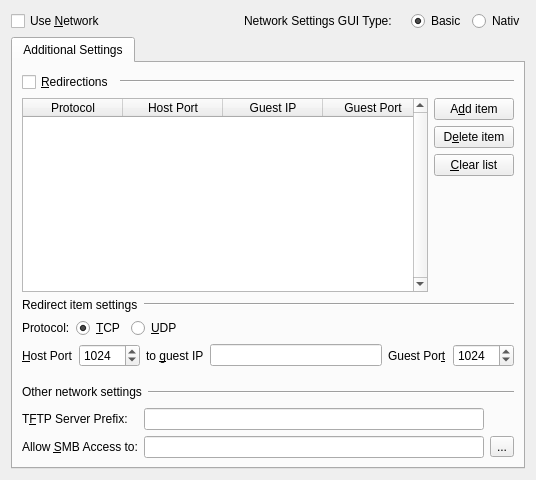
          <widget class="QWidget" name="Tab_Network">
           <attribute name="title">
            <string>Network</string>
           </attribute>
           <layout class="QGridLayout" name="gridLayout_20">
            <item row="0" column="0">
             <widget class="QWidget" name="Widget_Use_Network" native="true">
              <layout class="QHBoxLayout" name="horizontalLayout_5">
               <property name="margin">
                <number>0</number>
               </property>
               <item>
                <widget class="QCheckBox" name="CH_Use_Network">
                 <property name="text">
                  <string>Use &amp;Network</string>
                 </property>
                </widget>
               </item>
               <item>
                <spacer name="horizontalSpacer_22">
                 <property name="orientation">
                  <enum>Qt::Horizontal</enum>
                 </property>
                 <property name="sizeHint" stdset="0">
                  <size>
                   <width>132</width>
                   <height>20</height>
                  </size>
                 </property>
                </spacer>
               </item>
               <item>
                <widget class="QWidget" name="Widget_Network_Mode" native="true">
                 <layout class="QHBoxLayout" name="horizontalLayout_4">
                  <property name="margin">
                   <number>0</number>
                  </property>
                  <item>
                   <widget class="QLabel" name="Label_Network_Settings_Type">
                    <property name="text">
                     <string>Network Settings GUI Type:</string>
                    </property>
                   </widget>
                  </item>
                  <item>
                   <spacer name="horizontalSpacer_23">
                    <property name="orientation">
                     <enum>Qt::Horizontal</enum>
                    </property>
                    <property name="sizeType">
                     <enum>QSizePolicy::Fixed</enum>
                    </property>
                    <property name="sizeHint" stdset="0">
                     <size>
                      <width>13</width>
                      <height>20</height>
                     </size>
                    </property>
                   </spacer>
                  </item>
                  <item>
                   <widget class="QRadioButton" name="RB_Network_Mode_Old">
                    <property name="text">
                     <string>Basic</string>
                    </property>
                    <property name="checked">
                     <bool>true</bool>
                    </property>
                   </widget>
                  </item>
                  <item>
                   <widget class="QRadioButton" name="RB_Network_Mode_New">
                    <property name="text">
                     <string>Nativ</string>
                    </property>
                    <property name="checked">
                     <bool>false</bool>
                    </property>
                   </widget>
                  </item>
                 </layout>
                </widget>
               </item>
              </layout>
             </widget>
            </item>
            <item row="1" column="0">
             <widget class="QTabWidget" name="Network_Cards_Tabs">
              <property name="currentIndex">
               <number>0</number>
              </property>
              <widget class="QWidget" name="Tab_Network_Settings">
               <attribute name="title">
                <string>Additional Settings</string>
               </attribute>
               <layout class="QGridLayout" name="gridLayout_16">
                <item row="0" column="0" colspan="2">
                 <widget class="QWidget" name="Widget_Redirection_CheckBox" native="true">
                  <layout class="QHBoxLayout" name="horizontalLayout_15">
                   <property name="margin">
                    <number>0</number>
                   </property>
                   <item>
                    <widget class="QCheckBox" name="CH_Redirections">
                     <property name="sizePolicy">
                      <sizepolicy hsizetype="Maximum" vsizetype="Fixed">
                       <horstretch>0</horstretch>
                       <verstretch>0</verstretch>
                      </sizepolicy>
                     </property>
                     <property name="text">
                      <string>&amp;Redirections</string>
                     </property>
                    </widget>
                   </item>
                   <item>
                    <widget class="Line" name="line_11">
                     <property name="orientation">
                      <enum>Qt::Horizontal</enum>
                     </property>
                    </widget>
                   </item>
                  </layout>
                 </widget>
                </item>
                <item row="1" column="0">
                 <widget class="QTableWidget" name="Redirections_List">
                  <property name="sizePolicy">
                   <sizepolicy hsizetype="Expanding" vsizetype="Minimum">
                    <horstretch>0</horstretch>
                    <verstretch>0</verstretch>
                   </sizepolicy>
                  </property>
                  <property name="minimumSize">
                   <size>
                    <width>400</width>
                    <height>95</height>
                   </size>
                  </property>
                  <property name="verticalScrollBarPolicy">
                   <enum>Qt::ScrollBarAlwaysOn</enum>
                  </property>
                  <property name="horizontalScrollBarPolicy">
                   <enum>Qt::ScrollBarAlwaysOff</enum>
                  </property>
                  <property name="editTriggers">
                   <set>QAbstractItemView::NoEditTriggers</set>
                  </property>
                  <property name="selectionMode">
                   <enum>QAbstractItemView::SingleSelection</enum>
                  </property>
                  <property name="selectionBehavior">
                   <enum>QAbstractItemView::SelectRows</enum>
                  </property>
                  <property name="verticalScrollMode">
                   <enum>QAbstractItemView::ScrollPerPixel</enum>
                  </property>
                  <column>
                   <property name="text">
                    <string>Protocol</string>
                   </property>
                  </column>
                  <column>
                   <property name="text">
                    <string>Host Port</string>
                   </property>
                  </column>
                  <column>
                   <property name="text">
                    <string>Guest IP</string>
                   </property>
                  </column>
                  <column>
                   <property name="text">
                    <string>Guest Port</string>
                   </property>
                  </column>
                 </widget>
                </item>
                <item row="1" column="1">
                 <widget class="QWidget" name="Widget_Redirection_Buttons" native="true">
                  <layout class="QVBoxLayout" name="verticalLayout_6">
                   <property name="margin">
                    <number>0</number>
                   </property>
                   <item>
                    <widget class="QPushButton" name="Button_Add_Redirections">
                     <property name="text">
                      <string>A&amp;dd item</string>
                     </property>
                     <property name="icon">
                      <iconset resource="images.qrc">
                       <normaloff>:/add.png</normaloff>:/add.png</iconset>
                     </property>
                    </widget>
                   </item>
                   <item>
                    <widget class="QPushButton" name="Button_Delete_Redirections">
                     <property name="sizePolicy">
                      <sizepolicy hsizetype="Minimum" vsizetype="Fixed">
                       <horstretch>0</horstretch>
                       <verstretch>0</verstretch>
                      </sizepolicy>
                     </property>
                     <property name="text">
                      <string>D&amp;elete item</string>
                     </property>
                     <property name="icon">
                      <iconset resource="images.qrc">
                       <normaloff>:/remove.png</normaloff>:/remove.png</iconset>
                     </property>
                    </widget>
                   </item>
                   <item>
                    <widget class="QPushButton" name="Button_Clear_Redirections">
                     <property name="sizePolicy">
                      <sizepolicy hsizetype="Minimum" vsizetype="Fixed">
                       <horstretch>0</horstretch>
                       <verstretch>0</verstretch>
                      </sizepolicy>
                     </property>
                     <property name="text">
                      <string>&amp;Clear list</string>
                     </property>
                     <property name="icon">
                      <iconset resource="images.qrc">
                       <normaloff>:/error.png</normaloff>:/error.png</iconset>
                     </property>
                    </widget>
                   </item>
                   <item>
                    <spacer name="verticalSpacer_16">
                     <property name="orientation">
                      <enum>Qt::Vertical</enum>
                     </property>
                     <property name="sizeHint" stdset="0">
                      <size>
                       <width>20</width>
                       <height>61</height>
                      </size>
                     </property>
                    </spacer>
                   </item>
                  </layout>
                 </widget>
                </item>
                <item row="2" column="0" colspan="2">
                 <widget class="QWidget" name="Redirection_Widget" native="true">
                  <property name="sizePolicy">
                   <sizepolicy hsizetype="Minimum" vsizetype="Maximum">
                    <horstretch>0</horstretch>
                    <verstretch>0</verstretch>
                   </sizepolicy>
                  </property>
                  <layout class="QGridLayout" name="gridLayout_10">
                   <property name="margin">
                    <number>0</number>
                   </property>
                   <item row="0" column="0" colspan="2">
                    <layout class="QHBoxLayout">
                     <property name="spacing">
                      <number>6</number>
                     </property>
                     <property name="margin">
                      <number>0</number>
                     </property>
                     <item>
                      <widget class="QLabel" name="Label_Redirect_Settings">
                       <property name="sizePolicy">
                        <sizepolicy hsizetype="Maximum" vsizetype="Preferred">
                         <horstretch>0</horstretch>
                         <verstretch>0</verstretch>
                        </sizepolicy>
                       </property>
                       <property name="text">
                        <string>Redirect item settings</string>
                       </property>
                      </widget>
                     </item>
                     <item>
                      <widget class="Line" name="line_redir_1">
                       <property name="orientation">
                        <enum>Qt::Horizontal</enum>
                       </property>
                      </widget>
                     </item>
                    </layout>
                   </item>
                   <item row="1" column="0" colspan="2">
                    <layout class="QHBoxLayout">
                     <property name="spacing">
                      <number>6</number>
                     </property>
                     <property name="margin">
                      <number>0</number>
                     </property>
                     <item>
                      <widget class="QLabel" name="Label_Protocol">
                       <property name="text">
                        <string>Protocol:</string>
                       </property>
                      </widget>
                     </item>
                     <item>
                      <widget class="QRadioButton" name="RB_TCP">
                       <property name="text">
                        <string>&amp;TCP</string>
                       </property>
                       <property name="checked">
                        <bool>true</bool>
                       </property>
                      </widget>
                     </item>
                     <item>
                      <widget class="QRadioButton" name="RB_UDP">
                       <property name="text">
                        <string>&amp;UDP</string>
                       </property>
                      </widget>
                     </item>
                     <item>
                      <spacer>
                       <property name="orientation">
                        <enum>Qt::Horizontal</enum>
                       </property>
                       <property name="sizeHint" stdset="0">
                        <size>
                         <width>271</width>
                         <height>20</height>
                        </size>
                       </property>
                      </spacer>
                     </item>
                    </layout>
                   </item>
                   <item row="2" column="0" colspan="2">
                    <layout class="QHBoxLayout">
                     <property name="spacing">
                      <number>6</number>
                     </property>
                     <property name="margin">
                      <number>0</number>
                     </property>
                     <item>
                      <widget class="QLabel" name="Label_Port1">
                       <property name="text">
                        <string>&amp;Host Port</string>
                       </property>
                       <property name="buddy">
                        <cstring>SB_Redir_Port</cstring>
                       </property>
                      </widget>
                     </item>
                     <item>
                      <widget class="QSpinBox" name="SB_Redir_Port">
                       <property name="minimum">
                        <number>1</number>
                       </property>
                       <property name="maximum">
                        <number>65535</number>
                       </property>
                       <property name="value">
                        <number>1024</number>
                       </property>
                      </widget>
                     </item>
                     <item>
                      <widget class="QLabel" name="Label_To_Guest_IP">
                       <property name="text">
                        <string>to &amp;guest IP</string>
                       </property>
                       <property name="buddy">
                        <cstring>Edit_Guest_IP</cstring>
                       </property>
                      </widget>
                     </item>
                     <item>
                      <widget class="QLineEdit" name="Edit_Guest_IP"/>
                     </item>
                     <item>
                      <widget class="QLabel" name="Label_Port2">
                       <property name="text">
                        <string>Guest Por&amp;t</string>
                       </property>
                       <property name="buddy">
                        <cstring>SB_Guest_Port</cstring>
                       </property>
                      </widget>
                     </item>
                     <item>
                      <widget class="QSpinBox" name="SB_Guest_Port">
                       <property name="minimum">
                        <number>1</number>
                       </property>
                       <property name="maximum">
                        <number>65535</number>
                       </property>
                       <property name="value">
                        <number>1024</number>
                       </property>
                      </widget>
                     </item>
                    </layout>
                   </item>
                  </layout>
                 </widget>
                </item>
                <item row="3" column="0" colspan="2">
                 <widget class="QWidget" name="Widget_Network_Other" native="true">
                  <layout class="QGridLayout" name="gridLayout_11">
                   <property name="leftMargin">
                    <number>0</number>
                   </property>
                   <property name="topMargin">
                    <number>9</number>
                   </property>
                   <property name="rightMargin">
                    <number>0</number>
                   </property>
                   <property name="bottomMargin">
                    <number>0</number>
                   </property>
                   <item row="0" column="0" colspan="3">
                    <layout class="QHBoxLayout" name="horizontalLayout">
                     <item>
                      <widget class="QLabel" name="Label_Other_Network_Options">
                       <property name="sizePolicy">
                        <sizepolicy hsizetype="Maximum" vsizetype="Preferred">
                         <horstretch>0</horstretch>
                         <verstretch>0</verstretch>
                        </sizepolicy>
                       </property>
                       <property name="text">
                        <string>Other network settings</string>
                       </property>
                      </widget>
                     </item>
                     <item>
                      <widget class="Line" name="line_5">
                       <property name="minimumSize">
                        <size>
                         <width>0</width>
                         <height>20</height>
                        </size>
                       </property>
                       <property name="orientation">
                        <enum>Qt::Horizontal</enum>
                       </property>
                      </widget>
                     </item>
                    </layout>
                   </item>
                   <item row="1" column="0">
                    <widget class="QLabel" name="Label_TFTP">
                     <property name="text">
                      <string>T&amp;FTP Server Prefix:</string>
                     </property>
                     <property name="buddy">
                      <cstring>Edit_TFTP_Prefix</cstring>
                     </property>
                    </widget>
                   </item>
                   <item row="1" column="1">
                    <widget class="QLineEdit" name="Edit_TFTP_Prefix"/>
                   </item>
                   <item row="2" column="0">
                    <widget class="QLabel" name="Label_SMB_Folder">
                     <property name="text">
                      <string>Allow &amp;SMB Access to:</string>
                     </property>
                     <property name="buddy">
                      <cstring>Edit_SMB_Folder</cstring>
                     </property>
                    </widget>
                   </item>
                   <item row="2" column="1">
                    <widget class="QLineEdit" name="Edit_SMB_Folder"/>
                   </item>
                   <item row="2" column="2">
                    <widget class="QToolButton" name="TB_Browse_SMB">
                     <property name="text">
                      <string>...</string>
                     </property>
                     <property name="icon">
                      <iconset resource="images.qrc">
                       <normaloff>:/open-folder.png</normaloff>:/open-folder.png</iconset>
                     </property>
                    </widget>
                   </item>
                  </layout>
                 </widget>
                </item>
               </layout>
              </widget>
             </widget>
            </item>
           </layout>
          </widget>
